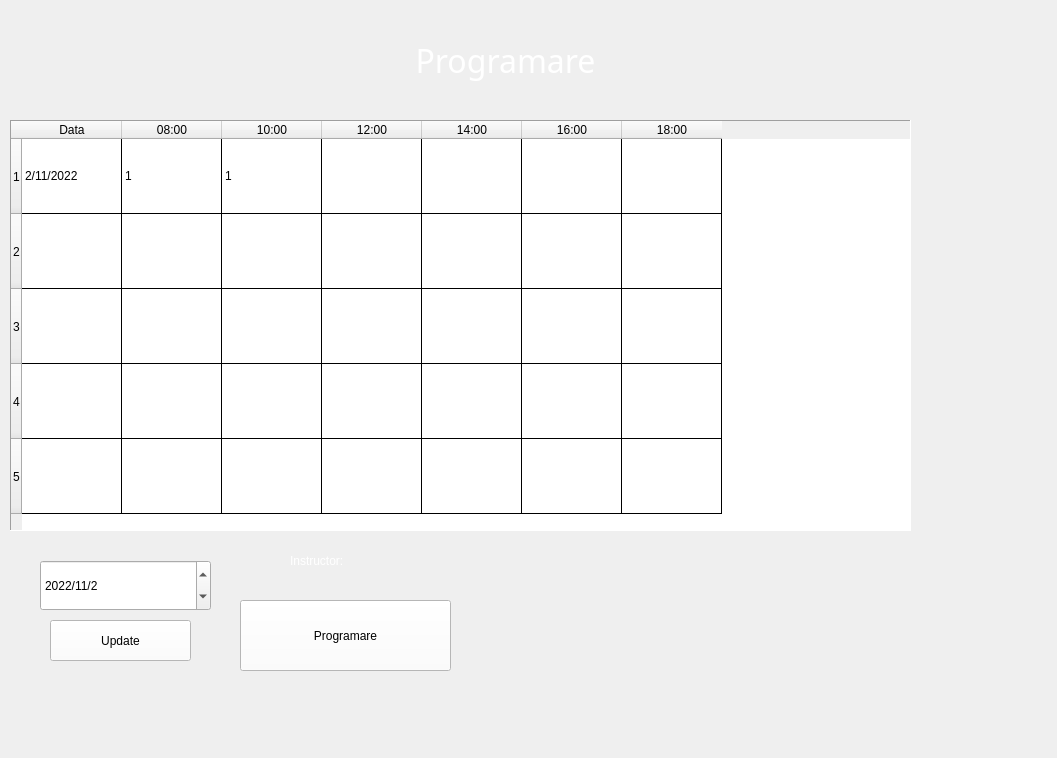
<?xml version="1.0" encoding="UTF-8"?>
<ui version="4.0">
 <class>MainWindow</class>
 <widget class="QMainWindow" name="MainWindow">
  <property name="geometry">
   <rect>
    <x>0</x>
    <y>0</y>
    <width>1057</width>
    <height>758</height>
   </rect>
  </property>
  <property name="windowTitle">
   <string>MainWindow</string>
  </property>
  <widget class="QWidget" name="centralwidget">
   <widget class="QTableWidget" name="programareTableWidget">
    <property name="geometry">
     <rect>
      <x>10</x>
      <y>120</y>
      <width>901</width>
      <height>411</height>
     </rect>
    </property>
    <property name="styleSheet">
     <string notr="true">font: 12pt &quot;MS Shell Dlg 2&quot;;
gridline-color: #000000;
gridline-width: 40px;
</string>
    </property>
    <property name="frameShape">
     <enum>QFrame::Panel</enum>
    </property>
    <property name="lineWidth">
     <number>1</number>
    </property>
    <property name="editTriggers">
     <set>QAbstractItemView::NoEditTriggers</set>
    </property>
    <property name="iconSize">
     <size>
      <width>0</width>
      <height>50</height>
     </size>
    </property>
    <property name="gridStyle">
     <enum>Qt::SolidLine</enum>
    </property>
    <property name="sortingEnabled">
     <bool>true</bool>
    </property>
    <attribute name="verticalHeaderVisible">
     <bool>true</bool>
    </attribute>
    <attribute name="verticalHeaderDefaultSectionSize">
     <number>75</number>
    </attribute>
    <row>
     <property name="text">
      <string>1</string>
     </property>
    </row>
    <row>
     <property name="text">
      <string>2</string>
     </property>
    </row>
    <row>
     <property name="text">
      <string>3</string>
     </property>
    </row>
    <row>
     <property name="text">
      <string>4</string>
     </property>
    </row>
    <row>
     <property name="text">
      <string>5</string>
     </property>
    </row>
    <column>
     <property name="text">
      <string>Data</string>
     </property>
    </column>
    <column>
     <property name="text">
      <string>08:00</string>
     </property>
    </column>
    <column>
     <property name="text">
      <string>10:00</string>
     </property>
    </column>
    <column>
     <property name="text">
      <string>12:00</string>
     </property>
    </column>
    <column>
     <property name="text">
      <string>14:00</string>
     </property>
    </column>
    <column>
     <property name="text">
      <string>16:00</string>
     </property>
    </column>
    <column>
     <property name="text">
      <string>18:00</string>
     </property>
    </column>
    <item row="0" column="0">
     <property name="text">
      <string>2/11/2022</string>
     </property>
    </item>
    <item row="0" column="1">
     <property name="text">
      <string>1</string>
     </property>
     <property name="foreground">
      <brush brushstyle="NoBrush">
       <color alpha="255">
        <red>0</red>
        <green>0</green>
        <blue>0</blue>
       </color>
      </brush>
     </property>
    </item>
    <item row="0" column="2">
     <property name="text">
      <string>1</string>
     </property>
    </item>
    <item row="0" column="3">
     <property name="text">
      <string/>
     </property>
    </item>
    <item row="1" column="1">
     <property name="text">
      <string/>
     </property>
     <property name="background">
      <brush brushstyle="NoBrush">
       <color alpha="255">
        <red>0</red>
        <green>0</green>
        <blue>0</blue>
       </color>
      </brush>
     </property>
    </item>
   </widget>
   <widget class="QLabel" name="image_background">
    <property name="geometry">
     <rect>
      <x>-60</x>
      <y>-40</y>
      <width>1251</width>
      <height>901</height>
     </rect>
    </property>
    <property name="autoFillBackground">
     <bool>false</bool>
    </property>
    <property name="frameShape">
     <enum>QFrame::StyledPanel</enum>
    </property>
    <property name="frameShadow">
     <enum>QFrame::Raised</enum>
    </property>
    <property name="lineWidth">
     <number>2</number>
    </property>
    <property name="text">
     <string/>
    </property>
    <property name="pixmap">
     <pixmap>C:/Users/cojoc/Downloads/Image1.png</pixmap>
    </property>
   </widget>
   <widget class="QLabel" name="programare_label">
    <property name="geometry">
     <rect>
      <x>170</x>
      <y>10</y>
      <width>671</width>
      <height>101</height>
     </rect>
    </property>
    <property name="font">
     <font>
      <family>Arial Black</family>
      <pointsize>24</pointsize>
      <weight>10</weight>
      <italic>false</italic>
      <bold>false</bold>
     </font>
    </property>
    <property name="styleSheet">
     <string notr="true">color: rgb(255, 255, 255);
font: 87 24pt &quot;Arial Black&quot;;</string>
    </property>
    <property name="text">
     <string>Programare</string>
    </property>
    <property name="alignment">
     <set>Qt::AlignCenter</set>
    </property>
    <property name="wordWrap">
     <bool>true</bool>
    </property>
   </widget>
   <widget class="QPushButton" name="programare_button">
    <property name="geometry">
     <rect>
      <x>240</x>
      <y>600</y>
      <width>211</width>
      <height>71</height>
     </rect>
    </property>
    <property name="styleSheet">
     <string notr="true">background-color: rgb(255, 255, 255);
font: 16pt &quot;Arial&quot;;
</string>
    </property>
    <property name="text">
     <string>Programare</string>
    </property>
   </widget>
   <widget class="QPushButton" name="update_table_button">
    <property name="geometry">
     <rect>
      <x>50</x>
      <y>620</y>
      <width>141</width>
      <height>41</height>
     </rect>
    </property>
    <property name="styleSheet">
     <string notr="true">background-color: rgb(255, 255, 255);
font: 16pt &quot;Arial&quot;;
</string>
    </property>
    <property name="text">
     <string>Update</string>
    </property>
   </widget>
   <widget class="QDateEdit" name="dateEdit">
    <property name="geometry">
     <rect>
      <x>40</x>
      <y>560</y>
      <width>171</width>
      <height>51</height>
     </rect>
    </property>
    <property name="styleSheet">
     <string notr="true">font: 16pt &quot;Times New Roman&quot;;</string>
    </property>
    <property name="dateTime">
     <datetime>
      <hour>0</hour>
      <minute>0</minute>
      <second>0</second>
      <year>2022</year>
      <month>11</month>
      <day>2</day>
     </datetime>
    </property>
    <property name="displayFormat">
     <string>yyyy/M/d</string>
    </property>
   </widget>
   <widget class="QLabel" name="instructor_label">
    <property name="geometry">
     <rect>
      <x>290</x>
      <y>530</y>
      <width>131</width>
      <height>61</height>
     </rect>
    </property>
    <property name="styleSheet">
     <string notr="true">font: 16pt &quot;MS Shell Dlg 2&quot;;
color: rgb(255, 255, 255);
</string>
    </property>
    <property name="text">
     <string>Instructor: </string>
    </property>
   </widget>
   <widget class="QLabel" name="instructor_label_s">
    <property name="geometry">
     <rect>
      <x>430</x>
      <y>530</y>
      <width>311</width>
      <height>61</height>
     </rect>
    </property>
    <property name="styleSheet">
     <string notr="true">font: 16pt &quot;MS Shell Dlg 2&quot;;
color: rgb(255, 255, 255);
</string>
    </property>
    <property name="text">
     <string/>
    </property>
   </widget>
   <zorder>image_background</zorder>
   <zorder>programareTableWidget</zorder>
   <zorder>programare_label</zorder>
   <zorder>programare_button</zorder>
   <zorder>update_table_button</zorder>
   <zorder>dateEdit</zorder>
   <zorder>instructor_label</zorder>
   <zorder>instructor_label_s</zorder>
  </widget>
 </widget>
 <resources/>
 <connections/>
</ui>
